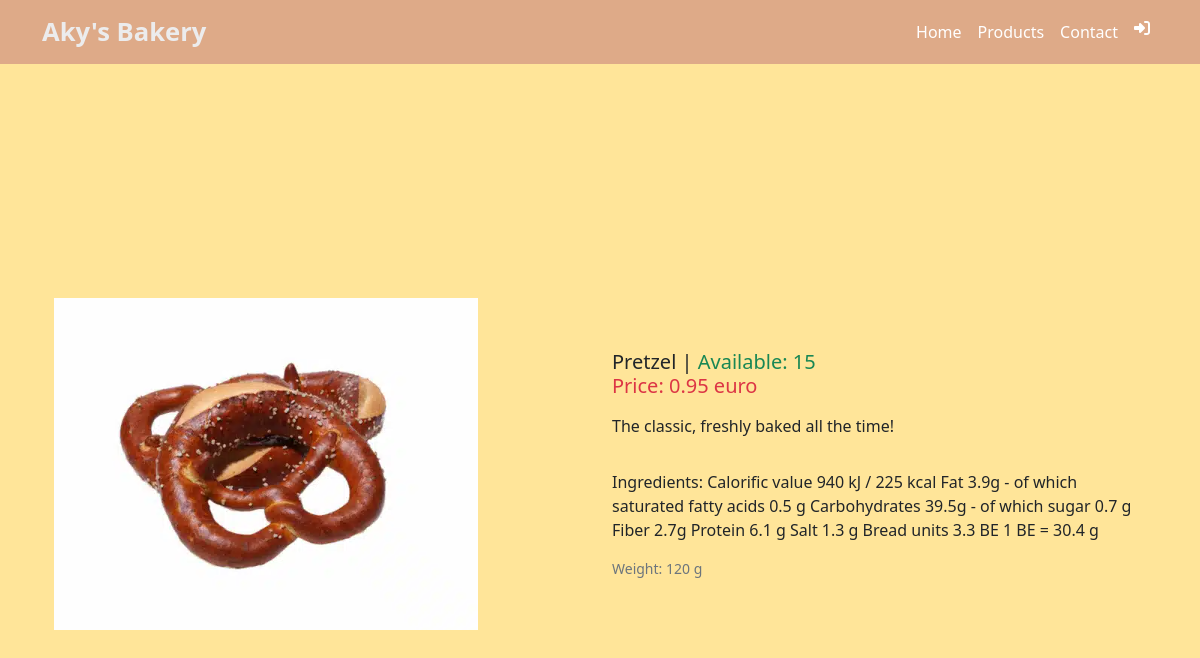
/product/1/, run on the app's committed database.
### app_bakerystore/models.py (models this page shows, shortened)
class Product(models.Model):
    name = models.CharField(max_length=100)
    description = models.TextField()
    price = models.DecimalField(max_digits=10, decimal_places=2)
    image = models.ImageField(upload_to='product_images/', null=True, blank=True)
    available_quantity = models.PositiveIntegerField(default=0)
    ingredients = models.TextField(null=True)
    weight_grams = models.PositiveIntegerField(default=0)

### app_bakerystore/views.py (the view)
# urls.py: path('product/<int:product_id>/', product_detail, name='product'),
def product_detail(request, product_id): # function that displays product information based on an id
    product = get_object_or_404(Product, pk=product_id)
    return render(request, 'app_bakerystore/product.html', {'product': product})

### app_bakerystore/templates/app_bakerystore/product.html (shortened to what this page needs)
{% extends "app_bakerystore/base.html" %}
{% block content %}
<div class="container">
    <div class="row d-flex justify-content-center align-items-center" style="height: 100vh;">
        <div class="col">
            <img src="{{ product.image.url }}" alt="{{ product.name }} Image" class="img-fluid">
        </div>
        <div class="col">
            <div class="row">
                <h5 class="card-title">{{ product.name }} | <span class="text-success">Available: {{product.available_quantity}}</span></h5>
                <h5 class="card-title text-danger">Price: {{ product.price }} euro</h5>
                <p class="card-text"><p> {{product.description}}</p>
                <p class="card-text"><p>Ingredients: {{product.ingredients}}</p>
                <p class="card-text"><small class="text-muted">Weight: {{ product.weight_grams }} g</small></p>
            </div>
        </div>
    </div>
</div>
{% endblock %}

### static/css/base.css (style rules this page uses)
body { background-color: #ffe599; }

### data on the page
Product: image (picture), name "Pretzel", available_quantity "15", price "0.95", description "The classic, freshly baked all the time!", ingredients "Calorific value 940 kJ / 225 kcal Fat 3.9g - of which saturated fatty acids 0.5 g Carbohydrates 39.5g - of which sugar 0.7 g Fiber 2.7g Protein 6.1 g Salt 1.3 g Bread units 3.3 BE 1 BE = 30.4 g", weight_grams "120"
